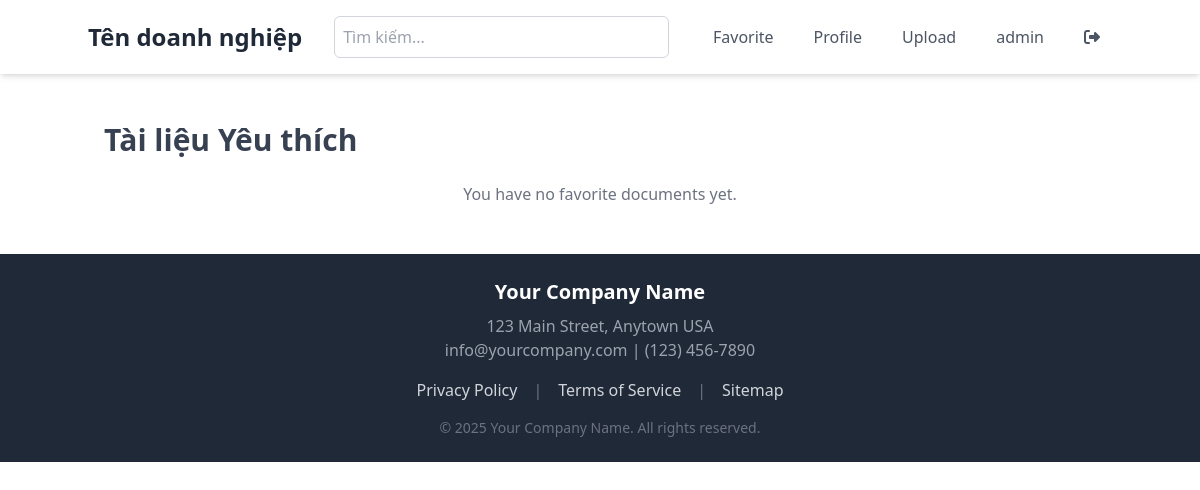
Before: /favorites/ (signed in) with the older database file.
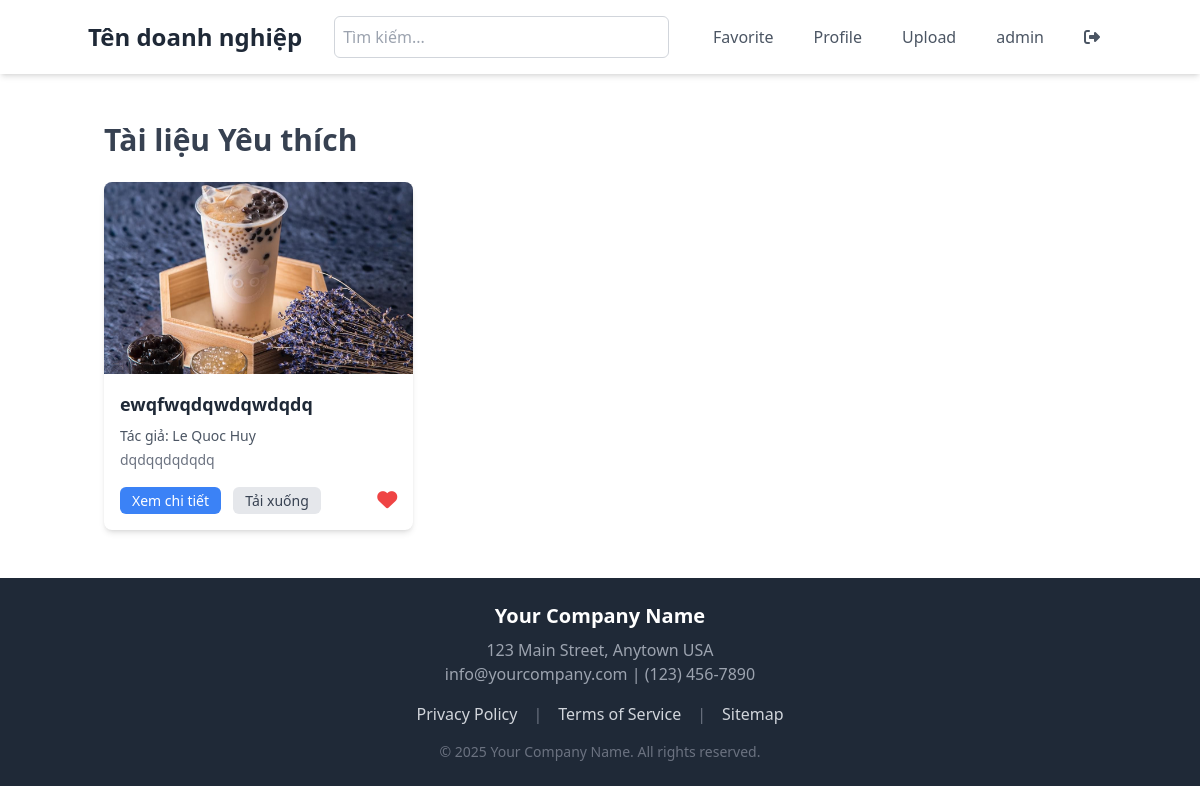
After: the same page with the newer database file.
### app/models.py (models this page shows, shortened)
class Document(models.Model):
    title = models.CharField(max_length=255, blank=True)
    author = models.CharField(max_length=255, blank=True)
    description = models.TextField(blank=True)
    image = models.ImageField(upload_to='data/images/')
    document = models.FileField(upload_to='data/documents/')
    uploaded_at = models.DateTimeField(auto_now_add=True)
    favorited_by = models.ManyToManyField(User, related_name='favorite_documents', blank=True)

### app/views.py (the view)
# urls.py: path('favorites/', FavoritePage, name='favorites'),
@login_required(login_url='login')
def FavoritePage(request):
    favorite_documents = request.user.favorite_documents.all()
    context = {
        'documents': favorite_documents
    }
    return render(request, 'Navbar/FavoritePage.html', context)

### app/templates/Navbar/FavoritePage.html (shortened to what this page needs)
{% extends 'Base.html' %}
{% load static %}
{% block content %}
    {% include 'components/FavoriteContent.html' %}
{% endblock %}

### app/templates/components/FavoriteContent.html
{% load static %}
<div class="container mx-auto mt-8 p-4">
    <h1 class="text-3xl font-semibold text-gray-700 mb-6">Tài liệu Yêu thích</h1>
    <div class="grid grid-cols-1 sm:grid-cols-2 lg:grid-cols-3 xl:grid-cols-4 gap-8">
        {% for document in documents %}
        <div class="bg-white rounded-lg shadow-md overflow-hidden hover:shadow-xl transition-shadow duration-300">
            <img src="{{ document.image.url }}" alt="Document Image" class="w-full h-48 object-cover">
            <div class="p-4">
                <h3 class="text-lg font-bold text-gray-800 mb-2">{{ document.title }}</h3>
                <p class="text-sm text-gray-600 mb-1">Tác giả: {{ document.author }}</p>
                <p class="text-sm text-gray-500 mb-4">{{ document.description }}</p>
                <div class="flex justify-between items-center">
                    <div class="space-x-2">
                        <a href="{% url 'document-detail' document.id %}" class="text-white bg-blue-500 hover:bg-blue-600 px-3 py-1 rounded-md text-sm transition duration-300">Xem chi tiết</a>
                        <a href="{{ document.document.url }}" download class="text-gray-700 bg-gray-200 hover:bg-gray-300 px-3 py-1 rounded-md text-sm transition duration-300">Tải xuống</a>
                    </div>
                    <a href="{% url 'toggle-favorite' document.id %}" class="text-gray-400 hover:text-red-500 transition duration-300">
                        <i class="fas fa-heart text-red-500 text-xl"></i>
                    </a>
                </div>
            </div>
        </div>
        {% empty %}
        <div class="col-span-full text-center text-gray-500">
            <p>You have no favorite documents yet.</p>
        </div>
        {% endfor %}
    </div>
</div>

Changed rows visible on the page:
added Document: image (picture), title "ewqfwqdqwdqwdqdq", author "Le Quoc Huy", description "dqdqqdqdqdq"
Other visible differences:
text no longer shown: "You have no favorite documents yet."
